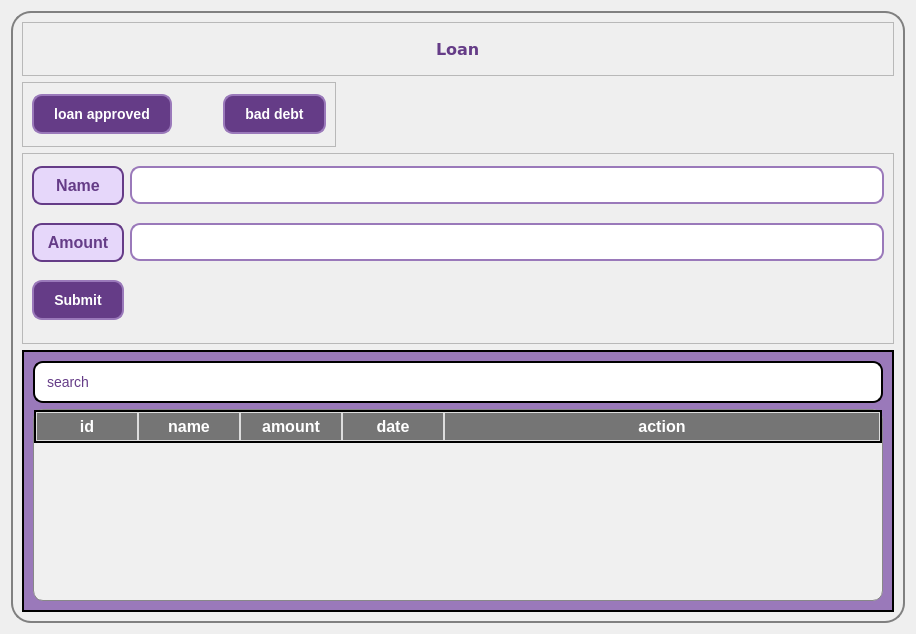
<?xml version="1.0" encoding="UTF-8"?>
<ui version="4.0">
 <class>Framloan</class>
 <widget class="QFrame" name="Framloan">
  <property name="geometry">
   <rect>
    <x>0</x>
    <y>0</y>
    <width>916</width>
    <height>634</height>
   </rect>
  </property>
  <property name="sizePolicy">
   <sizepolicy hsizetype="Preferred" vsizetype="Preferred">
    <horstretch>0</horstretch>
    <verstretch>0</verstretch>
   </sizepolicy>
  </property>
  <property name="windowTitle">
   <string>Frame</string>
  </property>
  <layout class="QGridLayout" name="gridLayout_3">
   <item row="0" column="0">
    <widget class="QFrame" name="frame">
     <property name="enabled">
      <bool>true</bool>
     </property>
     <property name="sizePolicy">
      <sizepolicy hsizetype="Preferred" vsizetype="Preferred">
       <horstretch>0</horstretch>
       <verstretch>0</verstretch>
      </sizepolicy>
     </property>
     <property name="minimumSize">
      <size>
       <width>0</width>
       <height>0</height>
      </size>
     </property>
     <property name="styleSheet">
      <string notr="true">QFrame:addmember{
border:none;
}
#frame{
border:2px solid gray;
border-radius:20px;
}
QLabel {

    background-color: #E6D7FA;
    color: #653C87;
    font-family: 'Segoe UI', sans-serif;
    font-size: 16px;
    font-weight: 600;
    padding: 8px;
    border: 2px solid #653C87;
    border-radius: 10px;
    transition: background-color 0.3s ease, border-color 0.3s ease;
}

QLabel:hover {
    background-color: #D4C2EF;  /* Slightly darker background on hover */
    border-color: #553075;  /* Darker border on hover */
}

QLineEdit {
    border: 2px solid #9A79BA;
    border-radius: 10px;
    padding: 8px;
    font-family: 'Segoe UI', sans-serif;
    font-size: 14px;
    color: #653C87;
    background-color: #FFFFFF;
    transition: background-color 0.3s ease, border-color 0.3s ease;
}

QLineEdit:hover {
    background-color: #F5F0FA;  /* Slightly lighter background on hover */
}

QLineEdit:focus {
    border: 2px solid #653C87;  /* Darker border on focus */
    background-color: #F5F5F5;  /* Slightly lighter background on focus */
}
</string>
     </property>
     <property name="frameShape">
      <enum>QFrame::StyledPanel</enum>
     </property>
     <property name="frameShadow">
      <enum>QFrame::Raised</enum>
     </property>
     <layout class="QVBoxLayout" name="verticalLayout_2">
      <item>
       <widget class="QFrame" name="frame_2">
        <property name="maximumSize">
         <size>
          <width>16777215</width>
          <height>54</height>
         </size>
        </property>
        <property name="frameShape">
         <enum>QFrame::StyledPanel</enum>
        </property>
        <property name="frameShadow">
         <enum>QFrame::Raised</enum>
        </property>
        <layout class="QVBoxLayout" name="verticalLayout_3">
         <property name="spacing">
          <number>0</number>
         </property>
         <property name="leftMargin">
          <number>0</number>
         </property>
         <property name="topMargin">
          <number>0</number>
         </property>
         <property name="rightMargin">
          <number>0</number>
         </property>
         <property name="bottomMargin">
          <number>0</number>
         </property>
         <item alignment="Qt::AlignHCenter">
          <widget class="QLabel" name="label_4">
           <property name="maximumSize">
            <size>
             <width>16777215</width>
             <height>58</height>
            </size>
           </property>
           <property name="font">
            <font>
             <family>Verdana</family>
             <pointsize>20</pointsize>
             <italic>false</italic>
             <bold>true</bold>
            </font>
           </property>
           <property name="styleSheet">
            <string notr="true">border:none;
background:none;
font: 700 20pt &quot;Verdana&quot;;</string>
           </property>
           <property name="text">
            <string>Loan</string>
           </property>
          </widget>
         </item>
        </layout>
       </widget>
      </item>
      <item alignment="Qt::AlignLeft">
       <widget class="QFrame" name="frame_3">
        <property name="maximumSize">
         <size>
          <width>16777215</width>
          <height>65</height>
         </size>
        </property>
        <property name="frameShape">
         <enum>QFrame::StyledPanel</enum>
        </property>
        <property name="frameShadow">
         <enum>QFrame::Raised</enum>
        </property>
        <layout class="QGridLayout" name="gridLayout">
         <property name="topMargin">
          <number>0</number>
         </property>
         <property name="bottomMargin">
          <number>0</number>
         </property>
         <property name="horizontalSpacing">
          <number>51</number>
         </property>
         <property name="verticalSpacing">
          <number>6</number>
         </property>
         <item row="0" column="0">
          <widget class="QPushButton" name="pushButton_2">
           <property name="maximumSize">
            <size>
             <width>140</width>
             <height>16777215</height>
            </size>
           </property>
           <property name="styleSheet">
            <string notr="true">QPushButton {
    background-color: #653C87; /* Dark purple background */
    color: #FFFFFF; /* White text */
    font-family: 'Segoe UI', sans-serif; /* Font family */
    font-size: 14px; /* Font size */
    font-weight: bold; /* Bold text */
    padding: 10px 20px; /* Padding */
    border: 2px solid #9A79BA; /* Light purple border */
    border-radius: 10px; /* Rounded corners */
    transition: background-color 0.3s ease, border-color 0.3s ease; /* Smooth transition */
}

QPushButton:hover {
    background-color: #9A79BA; /* Light purple background on hover */
    border-color: #653C87; /* Dark purple border on hover */
}

QPushButton:pressed {
    background-color: #E6D7FA; /* Lightest purple background on press */
    border-color: #553075; /* Darker purple border on press */
}
</string>
           </property>
           <property name="text">
            <string>loan approved</string>
           </property>
          </widget>
         </item>
         <item row="0" column="1">
          <widget class="QPushButton" name="pushButton_3">
           <property name="maximumSize">
            <size>
             <width>121</width>
             <height>16777215</height>
            </size>
           </property>
           <property name="styleSheet">
            <string notr="true">QPushButton {
    background-color: #653C87; /* Dark purple background */
    color: #FFFFFF; /* White text */
    font-family: 'Segoe UI', sans-serif; /* Font family */
    font-size: 14px; /* Font size */
    font-weight: bold; /* Bold text */
    padding: 10px 20px; /* Padding */
    border: 2px solid #9A79BA; /* Light purple border */
    border-radius: 10px; /* Rounded corners */
    transition: background-color 0.3s ease, border-color 0.3s ease; /* Smooth transition */
}

QPushButton:hover {
    background-color: #9A79BA; /* Light purple background on hover */
    border-color: #653C87; /* Dark purple border on hover */
}

QPushButton:pressed {
    background-color: #E6D7FA; /* Lightest purple background on press */
    border-color: #553075; /* Darker purple border on press */
}
</string>
           </property>
           <property name="text">
            <string>bad debt</string>
           </property>
          </widget>
         </item>
        </layout>
       </widget>
      </item>
      <item>
       <widget class="QFrame" name="frame_4">
        <property name="minimumSize">
         <size>
          <width>0</width>
          <height>20</height>
         </size>
        </property>
        <property name="frameShape">
         <enum>QFrame::StyledPanel</enum>
        </property>
        <property name="frameShadow">
         <enum>QFrame::Raised</enum>
        </property>
        <layout class="QGridLayout" name="gridLayout_2">
         <property name="topMargin">
          <number>0</number>
         </property>
         <item row="0" column="0">
          <widget class="QLabel" name="label_5">
           <property name="maximumSize">
            <size>
             <width>16777215</width>
             <height>16777215</height>
            </size>
           </property>
           <property name="text">
            <string>Name</string>
           </property>
           <property name="alignment">
            <set>Qt::AlignCenter</set>
           </property>
          </widget>
         </item>
         <item row="0" column="1">
          <widget class="QLineEdit" name="lineEdit_3">
           <property name="styleSheet">
            <string notr="true"/>
           </property>
          </widget>
         </item>
         <item row="1" column="0">
          <widget class="QLabel" name="label_6">
           <property name="maximumSize">
            <size>
             <width>16777215</width>
             <height>16777215</height>
            </size>
           </property>
           <property name="text">
            <string>Amount</string>
           </property>
           <property name="alignment">
            <set>Qt::AlignCenter</set>
           </property>
          </widget>
         </item>
         <item row="1" column="1">
          <widget class="QLineEdit" name="lineEdit"/>
         </item>
         <item row="2" column="0">
          <widget class="QPushButton" name="pushButton_4">
           <property name="maximumSize">
            <size>
             <width>92</width>
             <height>16777215</height>
            </size>
           </property>
           <property name="styleSheet">
            <string notr="true">QPushButton {
    background-color: #653C87; /* Dark purple background */
    color: #FFFFFF; /* White text */
    font-family: 'Segoe UI', sans-serif; /* Font family */
    font-size: 14px; /* Font size */
    font-weight: bold; /* Bold text */
    padding: 10px 20px; /* Padding */
    border: 2px solid #9A79BA; /* Light purple border */
    border-radius: 10px; /* Rounded corners */
    transition: background-color 0.3s ease, border-color 0.3s ease; /* Smooth transition */
}

QPushButton:hover {
    background-color: #9A79BA; /* Light purple background on hover */
    border-color: #653C87; /* Dark purple border on hover */
}

QPushButton:pressed {
    background-color: #E6D7FA; /* Lightest purple background on press */
    border-color: #553075; /* Darker purple border on press */
}
</string>
           </property>
           <property name="text">
            <string>Submit</string>
           </property>
          </widget>
         </item>
        </layout>
       </widget>
      </item>
      <item>
       <widget class="QFrame" name="frame_8">
        <property name="minimumSize">
         <size>
          <width>0</width>
          <height>0</height>
         </size>
        </property>
        <property name="maximumSize">
         <size>
          <width>1000</width>
          <height>380</height>
         </size>
        </property>
        <property name="styleSheet">
         <string notr="true">QFrame{
border: 2px solid #000;  /* Adds a 2px solid black border */
    border-radius: 0px;     /* Optional: Adds rounded corners */
    background-color: #9A79BA;  /* Optional: Adds a background color */
}</string>
        </property>
        <property name="frameShape">
         <enum>QFrame::StyledPanel</enum>
        </property>
        <property name="frameShadow">
         <enum>QFrame::Raised</enum>
        </property>
        <layout class="QVBoxLayout" name="verticalLayout_4">
         <item>
          <widget class="QLineEdit" name="lineEdit_2">
           <property name="minimumSize">
            <size>
             <width>0</width>
             <height>35</height>
            </size>
           </property>
           <property name="styleSheet">
            <string notr="true">QLabel {
    background-color: #ffffff; /* White background */
    border: 2px solid black; /* Green border */
    border-radius: 10px; /* Rounded corners */
    padding: 10px; /* Padding */
    font-family: 'Arial', sans-serif; /* Font family */
    font-size: 14px; /* Font size */
    transition: all 0.3s ease; /* Smooth transition for hover effect */
}

QLabel:hover {
    background-color: #f0f0f0; /* Light grey background on hover */
    border-color: #3e8e41; /* Darker green border on hover */
    color: #000000; /* Black text color on hover */
}

QLineEdit {
    background-color: #ffffff; /* White background */
    border: 2px solid black; /* Green border */
    border-radius: 10px; /* Rounded corners */
    padding: 10px; /* Padding */
    font-family: 'Arial', sans-serif; /* Font family */
    font-size: 14px; /* Font size */
    transition: all 0.3s ease; /* Smooth transition */
}

QLineEdit:focus {
    border-color: gray; /* Darker green border on focus */
}
</string>
           </property>
           <property name="text">
            <string>search</string>
           </property>
          </widget>
         </item>
         <item>
          <widget class="QTableWidget" name="tableWidget_2">
           <property name="sizePolicy">
            <sizepolicy hsizetype="Preferred" vsizetype="Preferred">
             <horstretch>0</horstretch>
             <verstretch>0</verstretch>
            </sizepolicy>
           </property>
           <property name="minimumSize">
            <size>
             <width>0</width>
             <height>0</height>
            </size>
           </property>
           <property name="maximumSize">
            <size>
             <width>16777215</width>
             <height>16777215</height>
            </size>
           </property>
           <property name="styleSheet">
            <string notr="true">QTableWidget {
    border: 1px solid #888888; /* Green border for the table */
    border-radius: 10px; /* Rounded corners */
    background-color: #f0f0f0; /* Light grey background */
    font-family: 'Arial', sans-serif; /* Font for the table cells */
    font-size: 14px; /* Font size for the table cells */
}

QTableWidget::item {
    border: 1px solid #888888; /* Grey border for each cell */
    padding: 5px; /* Padding inside each cell */
    margin: px; /* Margin between cells */
    font-family: 'Arial', sans-serif; /* Font for the table cells */
    font-size: 14px; /* Font size for the table cells */
}

QHeaderView::section {
    background-color: #757575; /* Green header background */
    color: white; /* White text in the header */
    padding: 4px; /* Padding in header cells */
    border: 1px solid #dddddd; /* Border for header cells */
    font-family: 'Verdana', sans-serif; /* Font for the header */
    font-size: 16px; /* Font size for the header */
    font-weight: bold; /* Bold font for the header */

}
            QScrollBar:vertical {
                
                background: #653C87;
                
         
            }

</string>
           </property>
           <property name="lineWidth">
            <number>1</number>
           </property>
           <property name="midLineWidth">
            <number>0</number>
           </property>
           <property name="autoScrollMargin">
            <number>16</number>
           </property>
           <property name="textElideMode">
            <enum>Qt::ElideRight</enum>
           </property>
           <property name="showGrid">
            <bool>false</bool>
           </property>
           <property name="wordWrap">
            <bool>true</bool>
           </property>
           <property name="rowCount">
            <number>0</number>
           </property>
           <property name="columnCount">
            <number>5</number>
           </property>
           <attribute name="horizontalHeaderVisible">
            <bool>true</bool>
           </attribute>
           <attribute name="horizontalHeaderMinimumSectionSize">
            <number>21</number>
           </attribute>
           <attribute name="horizontalHeaderDefaultSectionSize">
            <number>102</number>
           </attribute>
           <attribute name="horizontalHeaderShowSortIndicator" stdset="0">
            <bool>false</bool>
           </attribute>
           <attribute name="horizontalHeaderStretchLastSection">
            <bool>true</bool>
           </attribute>
           <attribute name="verticalHeaderMinimumSectionSize">
            <number>22</number>
           </attribute>
           <attribute name="verticalHeaderDefaultSectionSize">
            <number>32</number>
           </attribute>
           <column>
            <property name="text">
             <string>id</string>
            </property>
            <property name="font">
             <font>
              <pointsize>8</pointsize>
             </font>
            </property>
           </column>
           <column>
            <property name="text">
             <string>name</string>
            </property>
           </column>
           <column>
            <property name="text">
             <string>amount</string>
            </property>
           </column>
           <column>
            <property name="text">
             <string>date</string>
            </property>
           </column>
           <column>
            <property name="text">
             <string>action</string>
            </property>
           </column>
          </widget>
         </item>
        </layout>
       </widget>
      </item>
     </layout>
    </widget>
   </item>
  </layout>
 </widget>
 <resources/>
 <connections/>
</ui>
